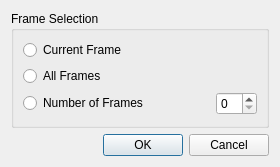
<?xml version="1.0" encoding="UTF-8"?>
<ui version="4.0">
 <class>csvFrameSelector</class>
 <widget class="QDialog" name="csvFrameSelector">
  <property name="geometry">
   <rect>
    <x>0</x>
    <y>0</y>
    <width>280</width>
    <height>167</height>
   </rect>
  </property>
  <property name="windowTitle">
   <string>Dialog</string>
  </property>
  <layout class="QGridLayout" name="gridLayout_2">
   <item row="0" column="0">
    <widget class="QGroupBox" name="groupBox">
     <property name="title">
      <string>Frame Selection</string>
     </property>
     <layout class="QGridLayout" name="gridLayout">
      <item row="3" column="2">
       <widget class="QSpinBox" name="endFrameNumber"/>
      </item>
      <item row="0" column="0">
       <widget class="QRadioButton" name="currentFrame">
        <property name="text">
         <string>Current Frame</string>
        </property>
       </widget>
      </item>
      <item row="3" column="0">
       <widget class="QRadioButton" name="framesFrom">
        <property name="text">
         <string>Number of Frames</string>
        </property>
       </widget>
      </item>
      <item row="1" column="0">
       <widget class="QRadioButton" name="allFrames">
        <property name="text">
         <string>All Frames</string>
        </property>
       </widget>
      </item>
      <item row="3" column="1">
       <spacer name="horizontalSpacer">
        <property name="orientation">
         <enum>Qt::Horizontal</enum>
        </property>
        <property name="sizeHint" stdset="0">
         <size>
          <width>40</width>
          <height>20</height>
         </size>
        </property>
       </spacer>
      </item>
     </layout>
    </widget>
   </item>
   <item row="1" column="0">
    <widget class="QDialogButtonBox" name="buttonBox">
     <property name="orientation">
      <enum>Qt::Horizontal</enum>
     </property>
     <property name="standardButtons">
      <set>QDialogButtonBox::Cancel|QDialogButtonBox::Ok</set>
     </property>
    </widget>
   </item>
  </layout>
 </widget>
 <resources/>
 <connections>
  <connection>
   <sender>buttonBox</sender>
   <signal>accepted()</signal>
   <receiver>csvFrameSelector</receiver>
   <slot>accept()</slot>
   <hints>
    <hint type="sourcelabel">
     <x>248</x>
     <y>254</y>
    </hint>
    <hint type="destinationlabel">
     <x>157</x>
     <y>274</y>
    </hint>
   </hints>
  </connection>
  <connection>
   <sender>buttonBox</sender>
   <signal>rejected()</signal>
   <receiver>csvFrameSelector</receiver>
   <slot>reject()</slot>
   <hints>
    <hint type="sourcelabel">
     <x>316</x>
     <y>260</y>
    </hint>
    <hint type="destinationlabel">
     <x>286</x>
     <y>274</y>
    </hint>
   </hints>
  </connection>
 </connections>
</ui>
